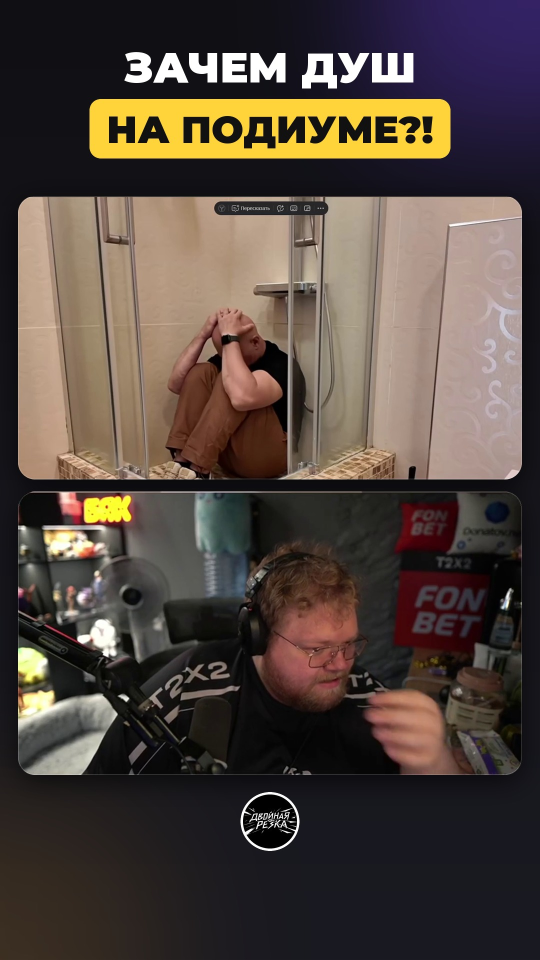
#> input picture assets/shorts/design_v2_clean_example.jpg, 1080 x 1920 px (shown at 1/2 size)
$ python shorts_template2.py ../assets/shorts/design_v2_clean_example.jpg ../assets/shorts/design_v2_clean_example.jpg ../assets/shorts/design_v2_clean_example.jpg ../assets/shorts/design_v2_clean_example.jpg
#> lines starting #> are read from the running program, lines starting #| are printed output that depends on the picture; after the words box and inside, x2 and y2 are one past the last pixel; in counts of white or black regions, pixels touching at a corner belong together
"""Shorts design v2 (1080x1920) — modern, clean styles (owner 12.11.2026: old grunge template is «too scary»).
Five styles: clean | glass | light | neon | sticker. Panels are inset cards with rounded corners.
**MAIN STYLE = clean** (owner 12.11.2026: «1 вариант … теперь основной»). Others = archive.
Render: python3 shorts_template2.py --assets clean "LINE1|LINE2" prefix [--talk]  ->  tools/shorts_render2.sh

As a library: build(style, lines, talk) -> dict(bg=RGBA, fg=RGBA, panels=[(x,y,w,h,r)...], blur_bg=bool)
  bg   — static layer under everything (for glass/sticker it is a tint over the blurred video, blur_bg=True)
  fg   — layer over the video panels (title, borders, avatar)
  panels — where the screen / webcam panels go: [(screen), (webcam)] or [(webcam)] when talk=True
CLI mockup: python3 shorts_template2.py STYLE "LINE1|LINE2" frame_or_panels out.png [--talk]
  frame = an existing rendered short frame 1080x1920 (old layout: screen 0,380,1080x607 / cam 0,1000,1080x615,
  talk: 0,380,1080x1235) — the panels are cut from it, for quick visual comparison.
Fonts (env SHORTS_FONTS, default ./fonts): montserrat-{cyrillic,latin}-{800,900}-normal.woff, russo-one-*-400-normal.woff.
Avatar: env SHORTS_AVATAR (default assets/intro/avatar_channel.png)."""
import os, sys, math, functools
import numpy as np
from PIL import Image, ImageDraw, ImageFont, ImageFilter

W, H = 1080, 1920
FD = os.environ.get("SHORTS_FONTS", "fonts")
AVATAR = os.environ.get("SHORTS_AVATAR", os.path.join(os.path.dirname(__file__), "..", "assets", "intro", "avatar_channel.png"))
M = 36; PW = W - 2 * M                                  # inset cards
SCR = (M, 392, PW, 567, 34); CAM = (M, 983, PW, 567, 34)  # 16:9 cards; bottom ~370px stays for the YouTube UI
TALK = (M, 392, PW, 1158, 34)
STYLES = ["clean", "glass", "light", "neon", "sticker"]

@functools.lru_cache(None)
def F(kind, sz, lat):
    name = {"m9": "montserrat-{a}-900-normal.woff", "m8": "montserrat-{a}-800-normal.woff", "russo": "russo-one-{a}-400-normal.woff"}[kind]
    return ImageFont.truetype(os.path.join(FD, name.format(a="latin" if lat else "cyrillic")), sz)
def islat(c): return not ("Ѐ" <= c <= "ӿ")
_D = ImageDraw.Draw(Image.new("L", (1, 1)))
def tw(s, kind, sz): return sum(_D.textlength(c, font=F(kind, sz, islat(c))) for c in s)
def text(s, kind, sz, fill, stroke=0, sfill=(0, 0, 0)):
    w = int(tw(s, kind, sz)) + 2 * stroke + 8; im = Image.new("RGBA", (w, int(sz * 1.45) + 2 * stroke), (0, 0, 0, 0)); d = ImageDraw.Draw(im); x = stroke + 4
    for c in s:
        f = F(kind, sz, islat(c)); d.text((x, stroke + sz * 1.08), c, font=f, fill=fill, anchor="ls", stroke_width=stroke, stroke_fill=sfill); x += d.textlength(c, font=f)
    t, b = text_box(kind, sz, stroke)
    return im.crop((0, t, im.width, b))
@functools.lru_cache(None)
def text_box(kind, sz, stroke=0):
    """common vertical crop for a font size (same for every line -> pills evenly padded): accents..descenders"""
    im = Image.new("L", (900, int(sz * 1.45) + 2 * stroke)); d = ImageDraw.Draw(im); x = stroke + 4
    for c in "ЙДЁQ":
        f = F(kind, sz, islat(c)); d.text((x, stroke + sz * 1.08), c, font=f, fill=255, anchor="ls", stroke_width=stroke); x += d.textlength(c, font=f)
    b = im.getbbox(); return b[1], b[3]
def fit_size(s, kind, sz, maxw):
    while tw(s, kind, sz) > maxw and sz > 40: sz -= 2
    return sz

def rr_mask(w, h, r, scale=4):
    m = Image.new("L", (w * scale, h * scale), 0); ImageDraw.Draw(m).rounded_rectangle([0, 0, w * scale - 1, h * scale - 1], r * scale, fill=255)
    return m.resize((w, h), Image.LANCZOS)
def pill(content, bg, padx=28, pady=16, r=None, outline=None):
    w, h = content.width + 2 * padx, content.height + 2 * pady; r = h // 2 if r is None else r
    im = Image.new("RGBA", (w, h), (0, 0, 0, 0)); fill = Image.new("RGBA", (w, h), bg); im.paste(fill, (0, 0), rr_mask(w, h, r))
    if outline: ImageDraw.Draw(im).rounded_rectangle([1, 1, w - 2, h - 2], r, outline=outline, width=3)
    im.alpha_composite(content, (padx, pady)); return im
def shadow(w, h, r, blur=26, alpha=150, off=(0, 14)):
    pad = blur * 3; s = Image.new("RGBA", (w + 2 * pad, h + 2 * pad), (0, 0, 0, 0))
    s.paste(Image.new("RGBA", (w, h), (0, 0, 0, alpha)), (pad, pad), rr_mask(w, h, r)); return s.filter(ImageFilter.GaussianBlur(blur)), pad - off[0], pad - off[1]
def vgrad(c0, c1, w=W, h=H):
    t = np.linspace(0, 1, h)[:, None, None]; a = np.array(c0, np.float32) * (1 - t) + np.array(c1, np.float32) * t
    return Image.fromarray(np.repeat(a, w, 1).astype(np.uint8)).convert("RGBA")
def blob(img, cx, cy, r, col, a):
    lay = Image.new("RGBA", img.size, (0, 0, 0, 0)); ImageDraw.Draw(lay).ellipse([cx - r, cy - r, cx + r, cy + r], fill=col + (a,))
    img.alpha_composite(lay.filter(ImageFilter.GaussianBlur(r * 0.6)))
# [5 lines left out: function avatar, not called in this run]

def title_block(style, lines):
    """returns RGBA image of the title (max width W-2M)"""
    maxw = W - 2 * M - 40; l1, l2 = (lines + [""])[:2]
    if style in ("clean", "glass", "neon"):
        kind = "russo" if style == "neon" else "m9"
        s1 = fit_size(l1, kind, 84, maxw); t1 = text(l1, kind, s1, (255, 255, 255, 255))
        if style == "clean":
            s2 = fit_size(l2, "m9", 76, maxw - 60); t2 = pill(text(l2, "m9", s2, (17, 17, 17, 255)), (255, 212, 59, 255), 30, 18, 22)
        elif style == "glass":
            s2 = fit_size(l2, "m9", 80, maxw); t2 = text(l2, "m9", s2, (255, 255, 255, 255))
            g = np.array(t2, np.float32); x = np.linspace(0, 1, t2.width)[None, :, None]
            g[..., :3] = np.array([255, 120, 170]) * (1 - x) + np.array([255, 190, 90]) * x; t2 = Image.fromarray(g.astype(np.uint8))
        else:
            s2 = fit_size(l2, "russo", 80, maxw); t2 = text(l2, "russo", s2, (255, 255, 255, 255))
            g = np.array(t2, np.float32); x = np.linspace(0, 1, t2.width)[None, :, None]
            g[..., :3] = np.array([80, 230, 255]) * (1 - x) + np.array([190, 110, 255]) * x; t2 = Image.fromarray(g.astype(np.uint8))
        gap = 18
    elif style == "light":
        s1 = fit_size(l1, "m9", 84, maxw); t1 = text(l1, "m9", s1, (20, 20, 22, 255))
        s2 = fit_size(l2, "m9", 80, maxw - 40); tt = text(l2, "m9", s2, (20, 20, 22, 255))
        t2 = Image.new("RGBA", (tt.width + 40, tt.height + 20), (0, 0, 0, 0)); d = ImageDraw.Draw(t2)   # marker highlight
        d.rounded_rectangle([4, int(tt.height * 0.42) + 10, t2.width - 4, t2.height - 2], 12, fill=(255, 214, 64, 255)); t2.alpha_composite(tt, (20, 6))
        gap = 8
    else:  # sticker
        s1 = fit_size(l1, "m9", 78, maxw - 70); s2 = fit_size(l2, "m9", 78, maxw - 70)
        inner = Image.new("RGBA", (1, 1)); a_ = text(l1, "m9", s1, (17, 17, 17, 255)); b_ = text(l2, "m9", s2, (230, 40, 60, 255))
        w = max(a_.width, b_.width); inner = Image.new("RGBA", (w, a_.height + b_.height + 14), (0, 0, 0, 0))
        inner.alpha_composite(a_, ((w - a_.width) // 2, 0)); inner.alpha_composite(b_, ((w - b_.width) // 2, a_.height + 14))
        st = pill(inner, (255, 255, 255, 255), 40, 30, 34); return st.rotate(-2.2, expand=True, resample=Image.BICUBIC)
    w = max(t1.width, t2.width); out = Image.new("RGBA", (w, t1.height + gap + t2.height), (0, 0, 0, 0))
    out.alpha_composite(t1, ((w - t1.width) // 2, 0)); out.alpha_composite(t2, ((w - t2.width) // 2, t1.height + gap)); return out

def build(style, lines, talk=False):
    panels = [TALK] if talk else [SCR, CAM]; blur_bg = style in ("glass", "sticker")
    if style == "clean":
        bg = vgrad((16, 16, 20), (26, 26, 34)); blob(bg, 900, 120, 260, (120, 70, 255), 90); blob(bg, 120, 1800, 300, (255, 170, 40), 40)
    elif style == "glass":
        bg = vgrad((20, 10, 40), (40, 10, 30)); bg.putalpha(150)                       # tint over the blurred video
    elif style == "light":
        bg = vgrad((246, 244, 238), (236, 233, 226)); d = ImageDraw.Draw(bg)
        for y in range(20, H, 36):
            for x in range(20, W, 36): d.ellipse([x - 1.5, y - 1.5, x + 1.5, y + 1.5], fill=(205, 200, 190, 255))
    elif style == "neon":
        bg = vgrad((8, 8, 22), (14, 6, 30)); blob(bg, 160, 300, 320, (60, 200, 255), 70); blob(bg, 940, 1500, 360, (170, 80, 255), 80)
    else:
        bg = vgrad((0, 0, 0), (0, 0, 0)); bg.putalpha(95)
    fg = Image.new("RGBA", (W, H), (0, 0, 0, 0)); under = Image.new("RGBA", (W, H), (0, 0, 0, 0))
    for x, y, w, h, r in panels:                                                    # shadows go under the panels
        s, ox, oy = shadow(w, h, r, alpha=90 if style == "light" else 170); under.alpha_composite(s, (x - ox, y - oy))
        d = ImageDraw.Draw(fg)
        if style == "clean": d.rounded_rectangle([x, y, x + w - 1, y + h - 1], r, outline=(255, 255, 255, 40), width=2)
        if style == "glass": d.rounded_rectangle([x, y, x + w - 1, y + h - 1], r, outline=(255, 255, 255, 110), width=3)
        if style == "light": d.rounded_rectangle([x, y, x + w - 1, y + h - 1], r, outline=(255, 255, 255, 255), width=6)
        if style == "sticker": d.rounded_rectangle([x - 3, y - 3, x + w + 2, y + h + 2], r + 3, outline=(255, 255, 255, 255), width=8)
        if style == "neon":
            glow = Image.new("RGBA", (W, H), (0, 0, 0, 0)); gd = ImageDraw.Draw(glow)
            gd.rounded_rectangle([x - 2, y - 2, x + w + 1, y + h + 1], r + 2, outline=(150, 110, 255, 255), width=5)
            fg.alpha_composite(glow.filter(ImageFilter.GaussianBlur(10))); fg.alpha_composite(glow)
    bg.alpha_composite(under) if not blur_bg else None
    if blur_bg: bg = Image.alpha_composite(bg, under)
    tb = title_block(style, lines)
    if style == "glass":                                                          # frosted card behind the title
        cw, ch = W - 2 * M, max(tb.height + 70, 300); card = Image.new("RGBA", (cw, ch), (255, 255, 255, 38))
        c2 = Image.new("RGBA", (cw, ch), (0, 0, 0, 0)); c2.paste(card, (0, 0), rr_mask(cw, ch, 34)); ImageDraw.Draw(c2).rounded_rectangle([1, 1, cw - 2, ch - 2], 34, outline=(255, 255, 255, 90), width=2)
        fg.alpha_composite(c2, (M, (392 - ch) // 2 + 4))
    fg.alpha_composite(tb, ((W - tb.width) // 2, max(18, (392 - tb.height) // 2 + 6)))
    ring_col = {"clean": (255, 255, 255, 255), "glass": (255, 255, 255, 200), "light": (20, 20, 22, 255), "neon": (150, 110, 255, 255), "sticker": (255, 255, 255, 255)}[style]
    av = avatar(108, 5, ring_col); ybot = (talk and TALK[1] + TALK[3]) or (CAM[1] + CAM[3])
    fg.alpha_composite(av, ((W - av.width) // 2, ybot + 34))
    return dict(bg=bg, fg=fg, panels=panels, blur_bg=blur_bg)

# [4 lines left out: function blurred_cover, not called in this run]

def compose(style, lines, panel_imgs, talk=False, cover_src=None):
    """mockup / single frame: panel_imgs = [screen, cam] or [cam] (PIL images, any size; cropped to fill)"""
    t = build(style, lines, talk)
    base = blurred_cover(cover_src or panel_imgs[0]) if t["blur_bg"] else Image.new("RGBA", (W, H), (0, 0, 0, 255))
    base.alpha_composite(t["bg"])
    for (x, y, w, h, r), im in zip(t["panels"], panel_imgs):
        s = max(w / im.width, h / im.height); p = im.convert("RGBA").resize((round(im.width * s), round(im.height * s)), Image.LANCZOS)
        p = p.crop(((p.width - w) // 2, (p.height - h) // 2, (p.width - w) // 2 + w, (p.height - h) // 2 + h)); base.paste(p, (x, y), rr_mask(w, h, r))
    base.alpha_composite(t["fg"]); return base.convert("RGB")

# [12 lines left out: function assets, not called in this run]

if __name__ == "__main__" and sys.argv[1] == "--assets":       # --assets STYLE "L1|L2" prefix [--talk]
    assets(sys.argv[2], sys.argv[3].split("|"), sys.argv[4], "--talk" in sys.argv); sys.exit(0)
if __name__ == "__main__":
    style, title, frame, out = sys.argv[1:5]; talk = "--talk" in sys.argv
    fr = Image.open(frame).convert("RGB")
#> fr is the input picture: PIL image 1080x1920 RGB; mean R, G, B 82.2, 70.3, 62.9
    panels = [fr.crop((0, 380, 1080, 1615))] if talk else [fr.crop((0, 380, 1080, 987)), fr.crop((0, 1000, 1080, 1615))]
#> panels = 2 items
    compose(style, title.split("|"), panels, talk).save(out, quality=92); print("ok", out)
#> the loop in build, `for x, y, w, h, r in panels:` made 2 passes
#> (ox, oy) on passes 1 to 2: (78, 64), (78, 64)
#> pass 1, in build, `s, ox, oy = shadow(w, h, r, alpha=90 if style == 'light' else 170)`:
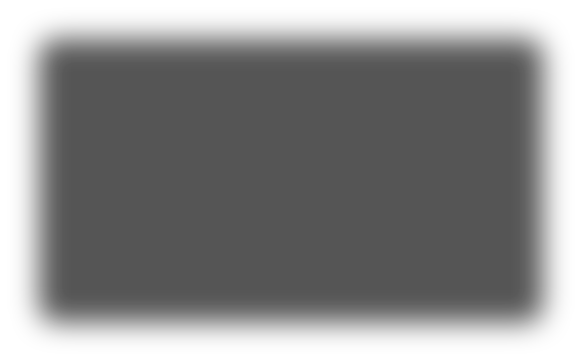
#> s: PIL image 1164x723 RGBA (shown at 1/2 size); mean R, G, B, A 0, 0, 0, 115.3; transparent parts drawn white
#> after the loop in build, `for x, y, w, h, r in panels:`:
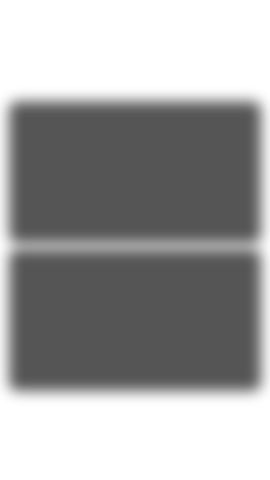
#> under: PIL image 1080x1920 RGBA (shown at 1/4 size); mean R, G, B, A 0, 0, 0, 93.1; transparent parts drawn white
#> in build, `bg.alpha_composite(under) if not blur_bg else None`:
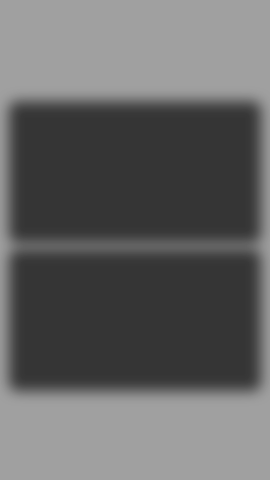
#> bg: PIL image 1080x1920 RGBA (shown at 1/4 size); mean R, G, B, A 0, 0, 0, 153.5; transparent parts drawn white
#> the loop in text, `for c in s:` made 44 passes
#> x on passes 1 to 8: 16.72, 29.44, 42.92, 67.44, 88.28, 109.1, 133.7, 149.4
#> after the loop in text, `for c in s:`: x = 917.8
#> the loop in text_box, `for c in "ЙДЁQ":` made 4 passes
#> x on passes 1 to 4: 33.92, 65.17, 90.45, 121.9
#> after the loop in text_box, `for c in "ЙДЁQ":`: x = 121.9
#> in text_box, `b = im.getbbox()`: b = (7, 7, 120, 49)
#> in text, `t, b = text_box(kind, sz, stroke)`: t = 7; b = 49
#> the loop in text_box (call 2), `for c in "ЙДЁQ":` made 4 passes
#> x on passes 1 to 4: 62.34, 123.3, 172.6, 234
#> in title_block, `inner.alpha_composite(a_, ((w - a_.width) // 2, 0))`:
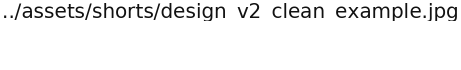
#> inner: PIL image 921x140 RGBA (shown at 1/2 size); mean R, G, B, A 1.2, 1.2, 1.2, 13.9; transparent parts drawn white
#> call 3 of rr_mask, with w = 1001, h = 200, r = 34, scale = 4
#> in rr_mask (call 3), `ImageDraw.Draw(m).rounded_rectangle([0, 0, w * scale - 1, h * scale - `:
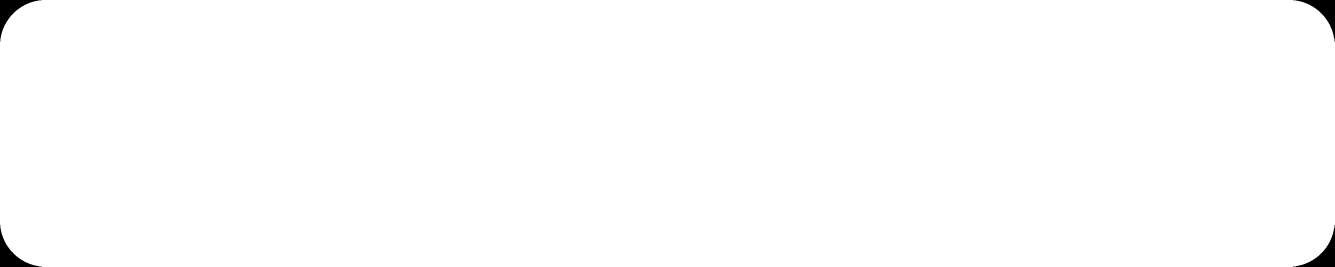
#> m: PIL image 4004x800 L (shown at 1/3 size); 99.5% white; 4 black regions, box (x1, y1, x2, y2) and area: (0, 0, 125, 125) 4012, (3879, 0, 4004, 125) 4012, (0, 675, 125, 800) 4012, (3879, 675, 4004, 800) 4012
#> in title_block, `return st.rotate(-2.2, expand=True, resample=Image.BICUBIC)`:
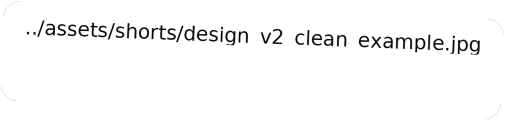
#> returned value: PIL image 1009x240 RGBA (shown at 1/2 size); mean R, G, B, A 202.7, 202.7, 202.7, 209.8; transparent parts drawn white
#> in build, `fg.alpha_composite(tb, ((W - tb.width) // 2, max(18, (392 - tb.height)..`:
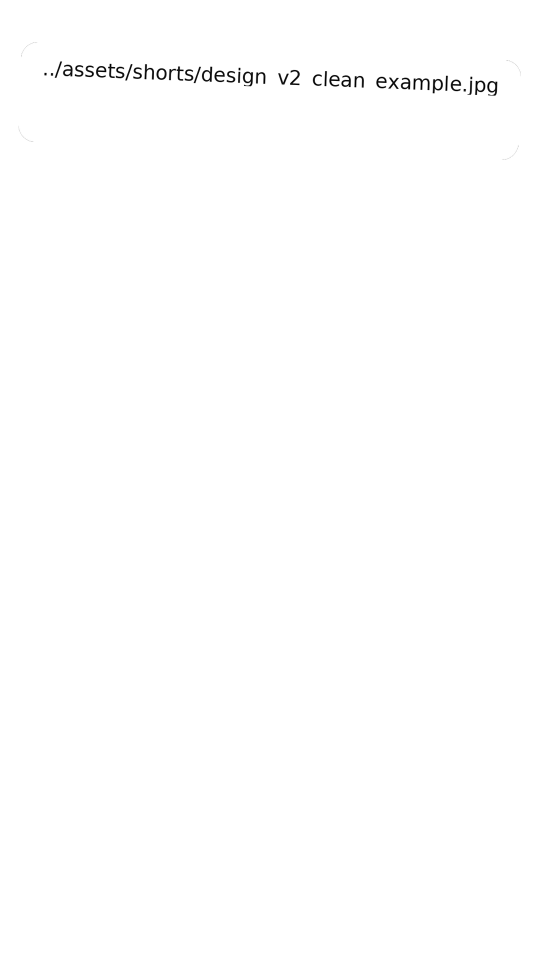
#> fg: PIL image 1080x1920 RGBA (shown at 1/2 size); mean R, G, B, A 23.7, 23.7, 23.7, 24.5; transparent parts drawn white
#> (the run stopped early here; a loop or call above may not have finished)
